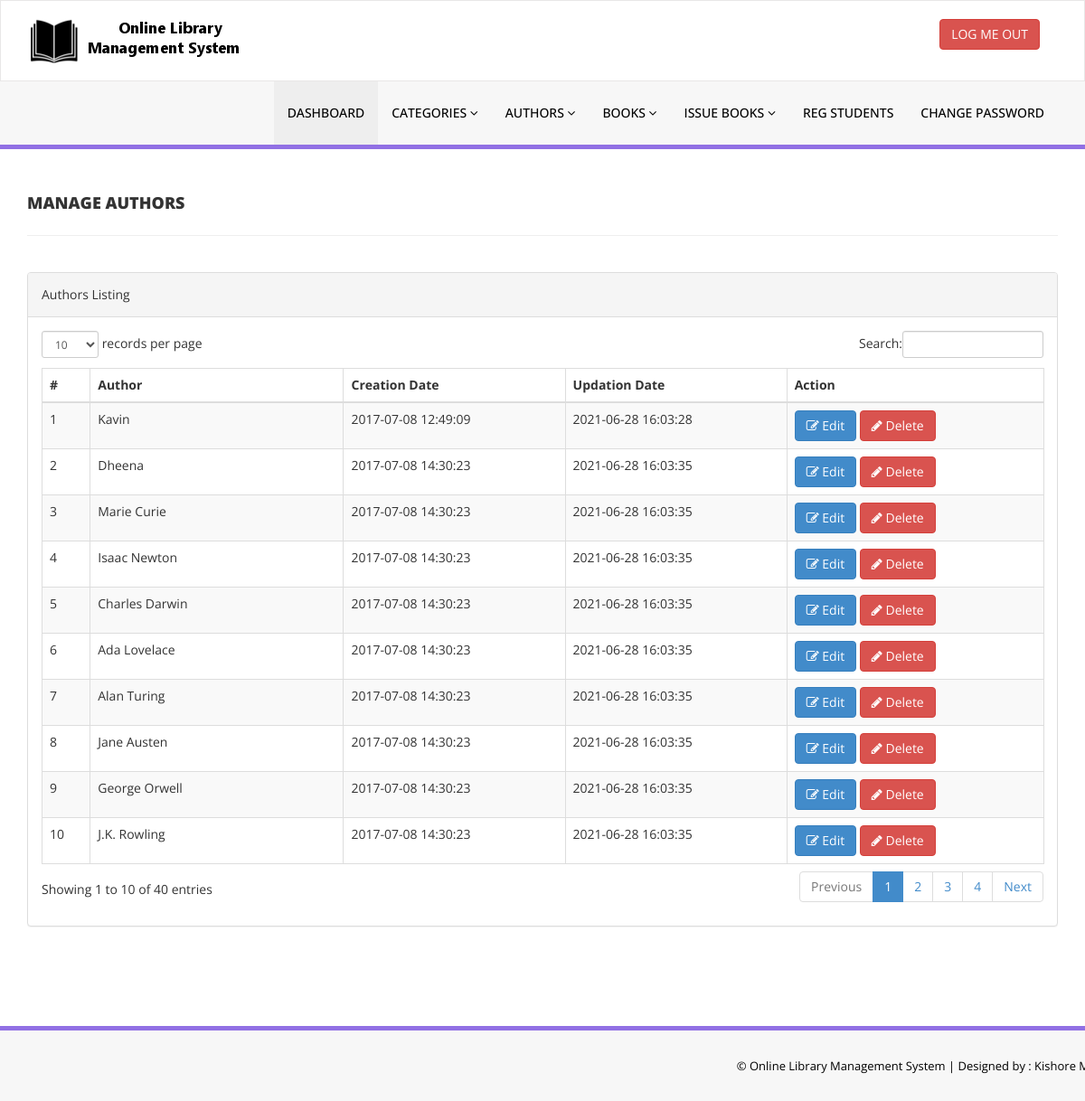
Screenshot of /library/admin/manage-authors.php (signed in) with the database file from the repository.
### tables this page shows
CREATE TABLE `tblauthors` (
  `id` int(11) NOT NULL,
  `AuthorName` varchar(159) DEFAULT NULL,
  `creationDate` timestamp NULL DEFAULT current_timestamp(),
  `UpdationDate` timestamp NULL DEFAULT NULL ON UPDATE current_timestamp()
);

### library/admin/manage-authors.php (the view, shortened to what this page needs)
<?php
include('includes/config.php');
if(strlen($_SESSION['alogin'])==0)
    {
header('location:index.php');
}
else{
    ?>
<!DOCTYPE html>
<html xmlns="http://www.w3.org/1999/xhtml">
<head>
    <link href="assets/css/bootstrap.css" rel="stylesheet" />
    <link href="assets/css/font-awesome.css" rel="stylesheet" />
    <link href="assets/js/dataTables/dataTables.bootstrap.css" rel="stylesheet" />
    <link href="assets/css/style.css" rel="stylesheet" />
</head>
<body>
<?php include('includes/header.php');?>
    <div class="content-wrapper">
         <div class="container">
        <div class="row pad-botm">
            <div class="col-md-12">
                <h4 class="header-line">Manage Authors</h4>
    </div>
     <div class="row">
</div>
        </div>
            <div class="row">
                <div class="col-md-12">
                    <div class="panel panel-default">
                        <div class="panel-heading">
                           Authors Listing
                        </div>
                        <div class="panel-body">
                            <div class="table-responsive">
                                <table class="table table-striped table-bordered table-hover" id="dataTables-example">
                                    <thead>
                                        <tr>
                                            <th>#</th>
                                            <th>Author</th>
                                            <th>Creation Date</th>
                                            <th>Updation Date</th>
                                            <th>Action</th>
                                        </tr>
                                    </thead>
                                    <tbody>
<?php $sql = "SELECT * from  tblauthors";
$query = $dbh -> prepare($sql);
$query->execute();
$results=$query->fetchAll(PDO::FETCH_OBJ);
$cnt=1;
if($query->rowCount() > 0)
{
foreach($results as $result)
{               ?>
                                        <tr class="odd gradeX">
                                            <td class="center"><?php echo htmlentities($cnt);?></td>
                                            <td class="center"><?php echo htmlentities($result->AuthorName);?></td>
                                            <td class="center"><?php echo htmlentities($result->creationDate);?></td>
                                            <td class="center"><?php echo htmlentities($result->UpdationDate);?></td>
                                            <td class="center">
                                            <a href="edit-author.php?athrid=<?php echo htmlentities($result->id);?>"><button class="btn btn-primary"><i class="fa fa-edit "></i> Edit</button>
                                          <a href="manage-authors.php?del=<?php echo htmlentities($result->id);?>" onclick="return confirm('Are you sure you want to delete?');"" >  <button class="btn btn-danger"><i class="fa fa-pencil"></i> Delete</button>
                                            </td>
                                        </tr>
 <?php $cnt=$cnt+1;}} ?>
                                    </tbody>
                                </table>
                            </div>
                        </div>
                    </div>
                </div>
            </div>
    </div>
    </div>
  <?php include('includes/footer.php');?>
</body>
</html>
<?php } ?>

### library/admin/assets/css/style.css (style rules this page uses)
.content-wrapper { margin-top: 40px; min-height:800px; padding-bottom:90px; }
.header-line { font-weight:900; padding-bottom:25px; border-bottom:1px solid #eeeeee; text-transform:uppercase; }
.pad-botm { padding-bottom:30px; }

### rows the page displays
tblauthors: AuthorName "Kavin", creationDate "2017-07-08 12:49:09", UpdationDate "2021-06-28 16:03:28"
tblauthors: AuthorName "Dheena", creationDate "2017-07-08 14:30:23", UpdationDate "2021-06-28 16:03:35"
tblauthors: AuthorName "Marie Curie", creationDate "2017-07-08 14:30:23", UpdationDate "2021-06-28 16:03:35"
tblauthors: AuthorName "Isaac Newton", creationDate "2017-07-08 14:30:23", UpdationDate "2021-06-28 16:03:35"
tblauthors: AuthorName "Charles Darwin", creationDate "2017-07-08 14:30:23", UpdationDate "2021-06-28 16:03:35"
tblauthors: AuthorName "Ada Lovelace", creationDate "2017-07-08 14:30:23", UpdationDate "2021-06-28 16:03:35"
tblauthors: AuthorName "Alan Turing", creationDate "2017-07-08 14:30:23", UpdationDate "2021-06-28 16:03:35"
tblauthors: AuthorName "Jane Austen", creationDate "2017-07-08 14:30:23", UpdationDate "2021-06-28 16:03:35"
tblauthors: AuthorName "George Orwell", creationDate "2017-07-08 14:30:23", UpdationDate "2021-06-28 16:03:35"
tblauthors: AuthorName "J.K. Rowling", creationDate "2017-07-08 14:30:23", UpdationDate "2021-06-28 16:03:35"
